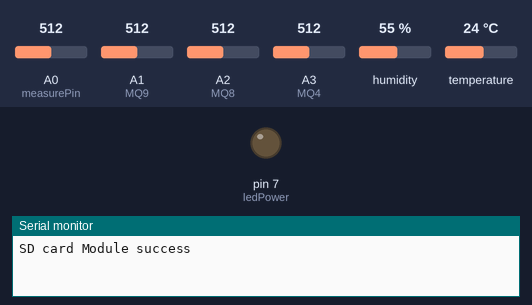
The sketch below on a simulated Arduino Uno, built with avr-gcc and run on an emulated ATmega328P. Parts: output pins drawn as LEDs (lit = HIGH), the last lines printed to the serial monitor. Wiring (inferred from the names in the program): DHT11 sensor: data pin 3. The test bench sets the inputs (shaded band); at power-on: A0 (measurePin) = 512, A1 (MQ9) = 512, A2 (MQ8) = 512, A3 (MQ4) = 512, humidity 55 %, temperature 24 °C. Storage starts empty; pins used as bus, display or sensor lines are not drawn.

Above: at 0.1 s.
At 1.1 s:
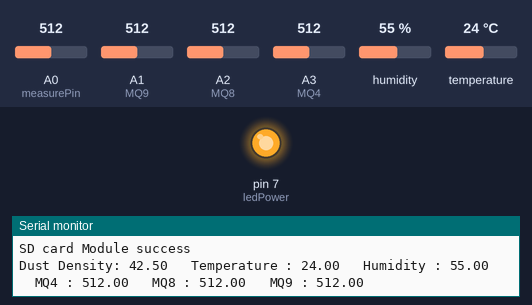
Timing chart, 0 to 2.6 s (numbered marks = the images above):
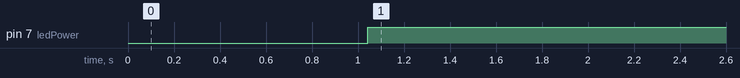

Measured:
- by itself, pin 7 (ledPower): LOW → HIGH at 1.0 s

The sketch:

CSE461_Arduino.ino
```cpp
/* Documentation
SD Card Module
   MOSI - pin 11
   MISO - pin 12
   CLK  - pin 13
   CS   - pin 4

Dust Senor
   R - VCC
   B - Output (A0)
   Y - GND
   W - LED (7)
   G - GND
   B - VCC using 220 Ohm Resistor

DTH11 Temperature and Humidity Module
   DHT11_PIN 3

Gas Sensors
   MQ4 = A3
   High Sensivity  - CH4, Natural Gas
   Low  Sensivity  - Alcohol
   MQ8 = A2
   High Sensivity  - Hydrogen Gas
   Low  Sensivity  -
   MQ9 = A1
   High Sensivity  - CO Gas, Flammable Gas
   Low  Sensivity  -

*/
#include <SPI.h>
#include <SD.h>
#include <dht.h>
#include <SoftwareSerial.h>
SoftwareSerial s(5,6);

int CS_PIN = 4;
int measurePin = A0;
int ledPower = 7;
int DHT11_PIN = 3;
int MQ4 = A3;
int MQ8 = A2;
int MQ9 = A1;

File dataFile;
dht DHT;

unsigned int samplingTime = 280;
unsigned int deltaTime = 40;
unsigned int sleepTime = 9680;
float voMeasured = 0;
float calcVoltage = 0;
float dustDensity = 0;

void setup() {
  Serial.begin(9600);
  s.begin(9600);

  if (SD.begin(CS_PIN)){Serial.println("SD card Module success");}
  else{Serial.println("SD card module Failure");}


 pinMode(ledPower,OUTPUT);
 pinMode(A1,INPUT);
 pinMode(A2,INPUT);
 pinMode(A3,INPUT);

 delay(1000);
}

void loop() {
  int chk = DHT.read11(DHT11_PIN);

  float dust = getDust()*100;
  float temp = getTemp();
  float hum = getHum();
  float mq4 = getMQ4();
  float mq8 = getMQ8();
  float mq9 = getMQ9();

  Serial.print("Dust Density: "+String(dust)+"   ");

  Serial.print("Temperature : "+String(temp)+"   ");

  Serial.print("Humidity : "+String(hum)+"   ");

  Serial.print("MQ4 : "+String(mq4)+"   ");

  Serial.print("MQ8 : "+String(mq8)+"   ");

  Serial.println("MQ9 : "+String(mq9) );


  s.write(long(dust));
  delay(5);
  s.write(long(temp));
  delay(5);
  s.write(long(hum));
  delay(5);
  s.write(long(mq4));
  delay(5);
  s.write(long(mq8));
  delay(5);
  s.write(long(mq9));

  writeSD("Dust Amount: "+String( getDust() )+";  Temperature:"+String( getTemp() )+";  Humidity:"+String( getHum() )+";  MQ4:"+String( getMQ4() )+";  MQ8:"+String( getMQ8() )+";  MQ9:"+String( getMQ9() ));

 delay(2000);
}

void writeSD(String str){
  dataFile = SD.open("data.txt", FILE_WRITE);
  dataFile.println(str);
  dataFile.close();
}

float getDust(){
  digitalWrite(ledPower,LOW);
  delayMicroseconds(samplingTime);
  voMeasured = analogRead(measurePin);
  delayMicroseconds(deltaTime);
  digitalWrite(ledPower,HIGH);
  delayMicroseconds(sleepTime);
  calcVoltage = voMeasured*(5.0/1024);
  dustDensity = 0.17*calcVoltage;
  //if( dustDensity < 0){dustDensity = 0.00;}
  return dustDensity;
}

float getTemp(){
  return DHT.temperature;
}

float getHum(){
  return DHT.humidity;
}

float getMQ4(){
  return float(analogRead(MQ4));
}

float getMQ8(){
  return float(analogRead(MQ8));
}

float getMQ9(){
  return float(analogRead(MQ9));
}
```
